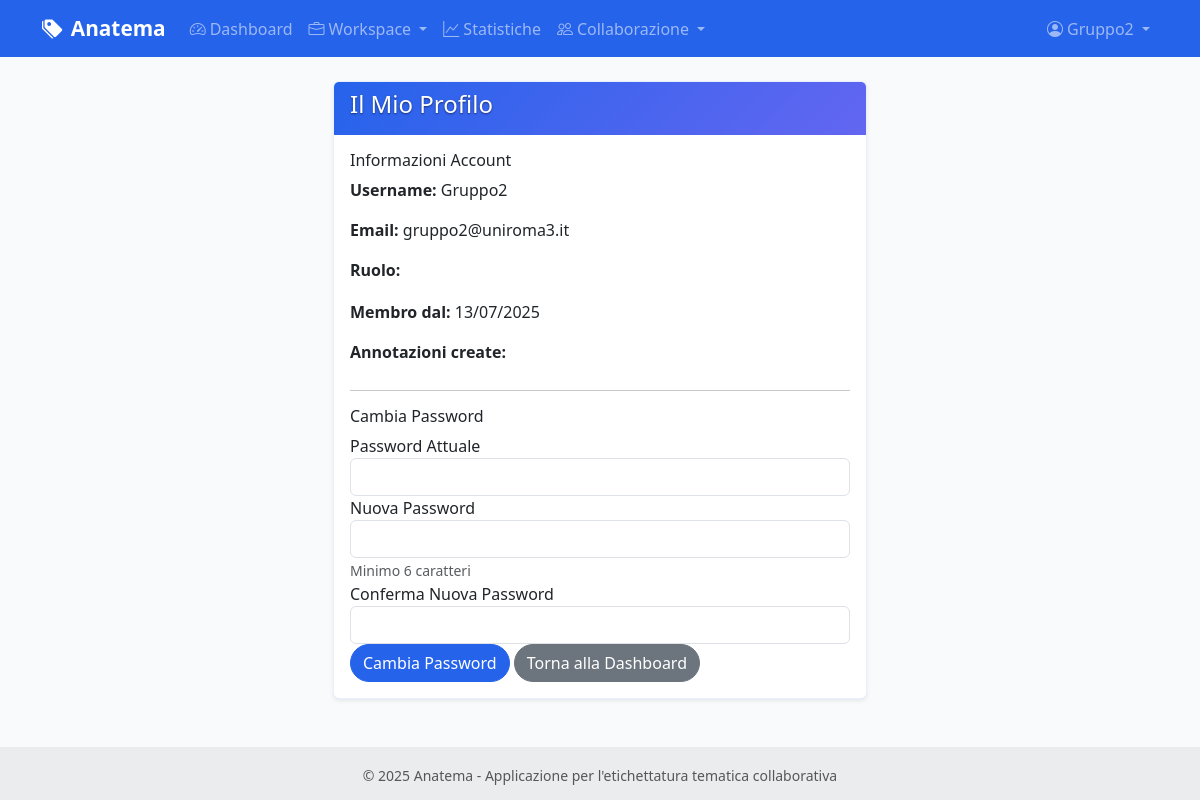
The page /admin/profile (signed in) on the database its author committed.
### models.py (models this page shows, shortened)
class User(UserMixin, db.Model):
    id = db.Column(db.Integer, primary_key=True)
    username = db.Column(db.String(80), unique=True, nullable=False)
    email = db.Column(db.String(120), unique=True, nullable=False)
    password_hash = db.Column(db.String(255), nullable=False)
    role = db.Column(db.String(20), default='annotatore')  # 'amministratore' o 'annotatore'
    is_active = db.Column(db.Boolean, default=True)
    last_login = db.Column(db.DateTime)
    created_at = db.Column(db.DateTime, default=datetime.utcnow)
    updated_at = db.Column(db.DateTime, default=datetime.utcnow, onupdate=datetime.utcnow)
    annotations = db.relationship('CellAnnotation', foreign_keys='CellAnnotation.user_id', backref='user', lazy=True)
    def can_manage_users(self):
        return self.role == 'amministratore'

### routes/admin.py (the view, shortened to what this page needs)
@admin_bp.route('/profile', methods=['GET', 'POST'])
@login_required
def profile():
    return render_template('admin/profile.html')

### templates/admin/profile.html (shortened to what this page needs)
{% extends "base.html" %}
{% block content %}
<div class="container">
    <div class="row justify-content-center">
        <div class="col-md-6">
            <div class="card">
                <div class="card-header">
                    <h4> Il Mio Profilo</h4>
                </div>
                <div class="card-body">
                    <div class="mb-4">
                        <h6>Informazioni Account</h6>
                        <p><strong>Username:</strong> {{ current_user.username }}</p>
                        <p><strong>Email:</strong> {{ current_user.email }}</p>
                        <p><strong>Ruolo:</strong>
                            <span class="badge badge-{% if current_user.role == 'amministratore' %}warning{% else %}primary{% endif %}">
                            </span>
                        </p>
                        <p><strong>Membro dal:</strong> {{ current_user.created_at.strftime('%d/%m/%Y') }}</p>
                        <p><strong>Annotazioni create:</strong>
                            <span class="badge badge-info">{{ current_user.annotations|length }}</span>
                        </p>
                    </div>
                    <hr>
                    <h6>Cambia Password</h6>
                    <form method="POST">
                        <div class="form-group">
                            <label for="current_password">Password Attuale</label>
                            <input type="password" class="form-control" id="current_password"
                                   name="current_password" required>
                        </div>
                        <div class="form-group">
                            <label for="new_password">Nuova Password</label>
                            <input type="password" class="form-control" id="new_password"
                                   name="new_password" required>
                            <small class="form-text text-muted">Minimo 6 caratteri</small>
                        </div>
                        <div class="form-group">
                            <label for="confirm_password">Conferma Nuova Password</label>
                            <input type="password" class="form-control" id="confirm_password"
                                   name="confirm_password" required>
                        </div>
                        <div class="form-group">
                            <button type="submit" class="btn btn-primary">
                                 Cambia Password
                            </button>
                            <a href="{{ url_for('main.dashboard') }}" class="btn btn-secondary">
                                 Torna alla Dashboard
                            </a>
                        </div>
                    </form>
                </div>
            </div>
        </div>
    </div>
</div>
{% endblock %}

### templates/base.html (shortened to what this page needs)
<!DOCTYPE html>
<html lang="it">
<head>
    <link href="https://cdn.jsdelivr.net/npm/bootstrap@5.3.0/dist/css/bootstrap.min.css" rel="stylesheet">
    <link href="https://cdn.jsdelivr.net/npm/bootstrap-icons@1.10.0/font/bootstrap-icons.css" rel="stylesheet">
    <link href="{{ url_for('static', filename='css/style.css') }}" rel="stylesheet">
</head>
<body>
    <nav class="navbar navbar-expand-lg navbar-dark bg-primary">
        <div class="container">
            <a class="navbar-brand" href="{{ url_for('main.index') }}">
                <i class="bi bi-tags-fill me-2"></i>Anatema
            </a>
            <div class="collapse navbar-collapse" id="navbarNav">
                <ul class="navbar-nav me-auto">
                    {% if current_user.is_authenticated %}
                    <li class="nav-item">
                        <a class="nav-link" href="{{ url_for('main.dashboard') }}">
                            <i class="bi bi-speedometer2 me-1"></i>Dashboard
                        </a>
                    </li>
                    <li class="nav-item dropdown">
                        <a class="nav-link dropdown-toggle" href="#" id="workspaceDropdown" role="button" data-bs-toggle="dropdown">
                            <i class="bi bi-briefcase me-1"></i>Workspace
                        </a>
                    </li>
                    <li class="nav-item">
                        <a class="nav-link" href="{{ url_for('statistics.overview') }}">
                            <i class="bi bi-graph-up me-1"></i>Statistiche
                        </a>
                    </li>
                    <li class="nav-item dropdown">
                        <a class="nav-link dropdown-toggle" href="#" id="collaborationDropdown" role="button" data-bs-toggle="dropdown">
                            <i class="bi bi-people me-1"></i>Collaborazione
                        </a>
                    </li>
                    {% endif %}
                </ul>
                <ul class="navbar-nav">
                    {% if current_user.is_authenticated %}
                    <li class="nav-item dropdown">
                        <a class="nav-link dropdown-toggle" href="#" id="userDropdown" role="button" data-bs-toggle="dropdown">
                            <i class="bi bi-person-circle me-1"></i>{{ current_user.username }}
                        </a>
                    </li>
                    {% endif %}
                </ul>
            </div>
        </div>
    </nav>
    <main class="container my-4">
        {% block content %}{% endblock %}
    </main>
    <footer class="bg-light text-center text-lg-start mt-5">
        <div class="text-center p-3" style="background-color: rgba(0, 0, 0, 0.05);">
            <small class="text-muted">
                © 2025 Anatema - Applicazione per l'etichettatura tematica collaborativa
            </small>
        </div>
    </footer>
</body>
</html>

### static/css/style.css (style rules this page uses)
:root { --primary-color: #2563eb; --secondary-color: #6366f1; --success-color: #059669; --warning-color: #d97706; --danger-color: #dc2626; --info-color: #0891b2; --light-color: #f8fafc; --dark-color: #1e293b; --accent-color: #7c3aed; --muted-color: #64748b; }
body { font-family: 'Segoe UI', Tahoma, Geneva, Verdana, sans-serif; background-color: var(--light-color); color: var(--dark-color); }
.navbar-brand { font-weight: 600; font-size: 1.3rem; }
.card { border: none; box-shadow: 0 0.125rem 0.25rem rgba(0, 0, 0, 0.075); transition: box-shadow 0.15s ease-in-out; }
.card-header { background: linear-gradient(135deg, var(--primary-color), var(--secondary-color)) !important; color: white !important; border-bottom: none; font-weight: 600; }
.btn { border-radius: 50px; font-weight: 500; transition: all 0.2s ease; }
.badge { font-size: 0.85em; padding: 0.5em 0.75em; }
.badge { font-weight: 600; font-size: 0.75rem; }
.badge.bg-primary:not([style*="background-color"]), .bg-primary:not([style*="background-color"]) { background-color: var(--primary-color) !important; }
.btn-primary { background-color: var(--primary-color); border-color: var(--primary-color); }
.card { border: 1px solid rgba(37, 99, 235, 0.1); }
span.badge, .badge { font-weight: 600 !important; }
.card-header:not(.non-existent-class):not(.another-non-existent):not(.third-non-existent) { color: white !important; text-shadow: 0 1px 2px rgba(0, 0, 0, 0.5) !important; }
.card-header:not(.non-existent-class):not(.another-non-existent):not(.third-non-existent) *:not(input):not(textarea):not(select):not(.form-control):not(.form-select) { color: white !important; text-shadow: 0 1px 2px rgba(0, 0, 0, 0.5) !important; }
#non-existent-id .card-header, body #non-existent-id .card-header, html body #non-existent-id .card-header, .card-header { color: white !important; }
#non-existent-id .card-header *, body #non-existent-id .card-header *, html body #non-existent-id .card-header *, .card-header * { color: white !important; }
html body div.card div.card-header h1, html body div.card div.card-header h2, html body div.card div.card-header h3, html body div.card div.card-header h4, html body div.card div.card-header h5, html body div.card div.card-header h6 { color: white !important; }
.card-header, .card-header *:not(input):not(textarea):not(select):not(.form-control):not(.form-select) { animation: force-white-text 0.01s infinite !important; color: white !important; -webkit-text-fill-color: white !important; text-shadow: 0 1px 2px rgba(0, 0, 0, 0.5) !important; }
.card-header { --bs-text-opacity: 1 !important; color: rgba(255, 255, 255, var(--bs-text-opacity)) !important; }
.card-header *:not(input):not(textarea):not(select):not(.form-control):not(.form-select) { color: white !important; -webkit-text-fill-color: white !important; -moz-text-fill-color: white !important; -ms-text-fill-color: white !important; fill: white !important; }
div.card-header, div.card-header *, .card > .card-header, .card > .card-header *, .card .card-header, .card .card-header * { color: white !important; }
.card-header *:not(input):not(textarea):not(select):not(.form-control):not(.form-select), .card-header:not(.bg-light) *:not(input):not(textarea):not(select):not(.form-control):not(.form-select) { color: white !important; text-shadow: 0 1px 2px rgba(0, 0, 0, 0.3) !important; }

### rows shown on the page
User: username "Gruppo2", email "gruppo2@uniroma3.it", created_at "13/07/2025"
